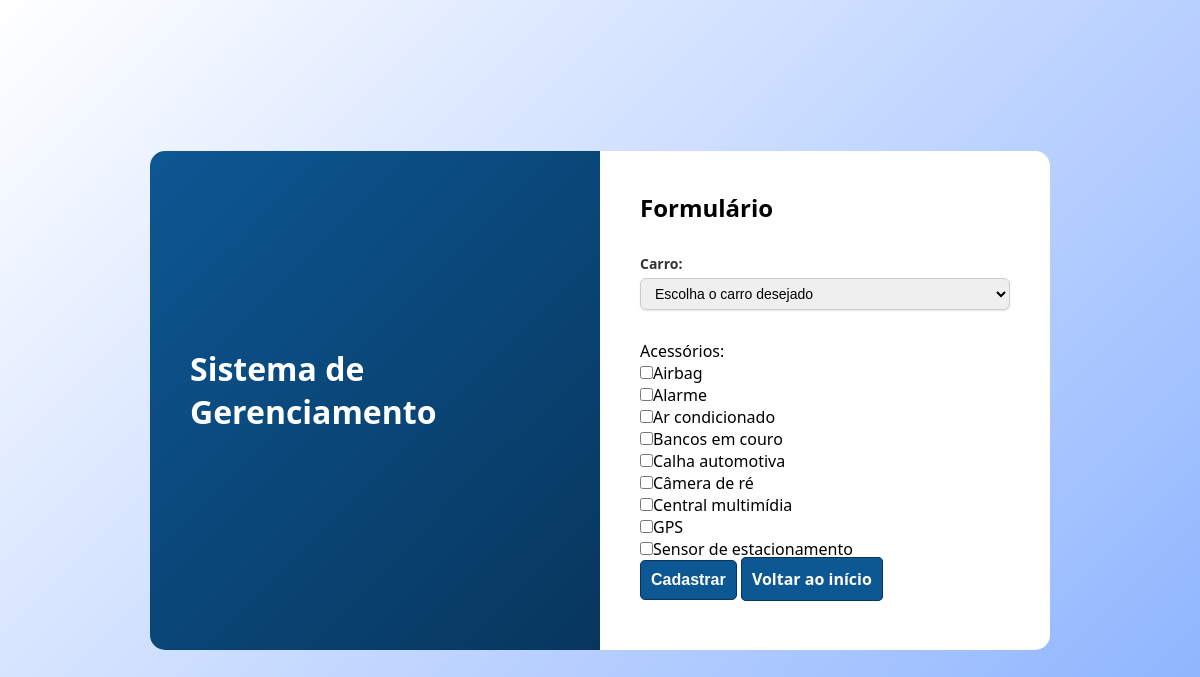
Screenshot of /carroacessorio/carroacessorio.php with the database file from the repository.
### tables this page shows
CREATE TABLE tb_acessorio (
id_acessorio INT AUTO_INCREMENT NOT NULL,
nm_acessorio VARCHAR(40) NOT NULL UNIQUE,

PRIMARY KEY (id_acessorio)
);

### carroacessorio/carroacessorio.php (the view, shortened to what this page needs)
<?php
$host = "localhost";
$usuario = "root";
$senha = "root";
$banco = "BD_RevendedoraCarros";
$conn = new mysqli($host, $usuario, $senha, $banco, 3307);
$sql2 = "SELECT nm_acessorio, id_acessorio FROM TB_acessorio ORDER BY nm_acessorio";
$resultado2 = $conn->query($sql2);
?>
<!DOCTYPE html>
<html lang="pt-BR">
<head>
    <link rel="stylesheet" href="carroacessorio.css?v=1">
</head>
<body>
    <div class="container">
        <div class="left-panel">
            <h1>Sistema de Gerenciamento</h1>
        </div>
        <div class="right-panel">
            <h2>Formulário</h2>
            <form action="carroacessoriobanco.php" method="POST">
                <div class="input-group">
                    <label for="id_carro">Carro:</label>
                    <select name="id_carro" id="id_carro" required>
                        <option value="">Escolha o carro desejado</option>
                    </select>
                </div>
                    <label>Acessórios:</label>
    <?php
    if ($resultado2->num_rows > 0) {
        while($linha = $resultado2->fetch_assoc()) {
            echo '<div>';
            echo '<input type="checkbox" name="id_acessorio[]" value="' . htmlspecialchars($linha["id_acessorio"]) . '" id="acessorio_' . htmlspecialchars($linha["id_acessorio"]) . '">';
            echo '<label for="acessorio_' . htmlspecialchars($linha["id_acessorio"]) . '">' . htmlspecialchars($linha["nm_acessorio"]) . '</label>';
            echo '</div>';
        }
    } else {
        echo '<p>Nenhum acessório disponível</p>';
    }
    ?>
                <button type="submit" class="btn secondary">Cadastrar</button>
                <a href="../principal/index.html" class="btn secondary">Voltar ao início</a>
            </form>
        </div>
    </div>
</body>
</html>

### carroacessorio/carroacessorio.css (style rules this page uses)
* { margin: 0; padding: 0; box-sizing: border-box; }
body { font-family:'Segoe UI', Tahoma, Geneva, Verdana, sans-serif; background: linear-gradient(135deg, #ffffff, #89b1ff); display: flex; justify-content: center; align-items: center; height: 100vh; }
.container { background: #fff; display: flex; width: 900px; border-radius: 15px; overflow: hidden; box-shadow: 0 0 20 rgba(0,0,0,0.2); }
.left-panel { flex:1; padding: 40px; color:#fff; background:linear-gradient(135deg, #0d5793, #07365d); display: flex; flex-direction: column; justify-content: center; position: relative; }
.right-panel { display: flex; flex: 1; flex-direction: column; padding: 40px; gap: 10px; }
.right-panel h2 { margin-bottom: 20px; }
.input-group { margin-bottom: 20px; }
.input-group label { display: block; margin-bottom: 10px; font-size: 14px; }
.input-group input, .input-group select { width: 100%; padding: 6px 10px; margin-bottom: 10px; border: 1px solid #ccc; border-radius: 6px; font-size: 14px; box-shadow: 0 1px 2px rgba(0,0,0,0.1); transition: border-color 0.3s ease, box-shadow 0.3s ease; }
.input-group label { font-weight: bold; display: block; margin-bottom: 5px; color: #333; }
.btn { width: 100; padding: 10px; margin-bottom: 10px; border-radius: 5px; font-weight: bold; cursor: pointer; font-size: 16px; }
.btn.secondary { color: #fff; text-decoration: none; background-color: #0d5793; border: 1px solid #07365d; }

### rows the page displays
tb_acessorio: nm_acessorio "Airbag"
tb_acessorio: nm_acessorio "Alarme"
tb_acessorio: nm_acessorio "Ar condicionado"
tb_acessorio: nm_acessorio "Bancos em couro"
tb_acessorio: nm_acessorio "Calha automotiva"
tb_acessorio: nm_acessorio "Câmera de ré"
tb_acessorio: nm_acessorio "Central multimídia"
tb_acessorio: nm_acessorio "GPS"
tb_acessorio: nm_acessorio "Sensor de estacionamento"
